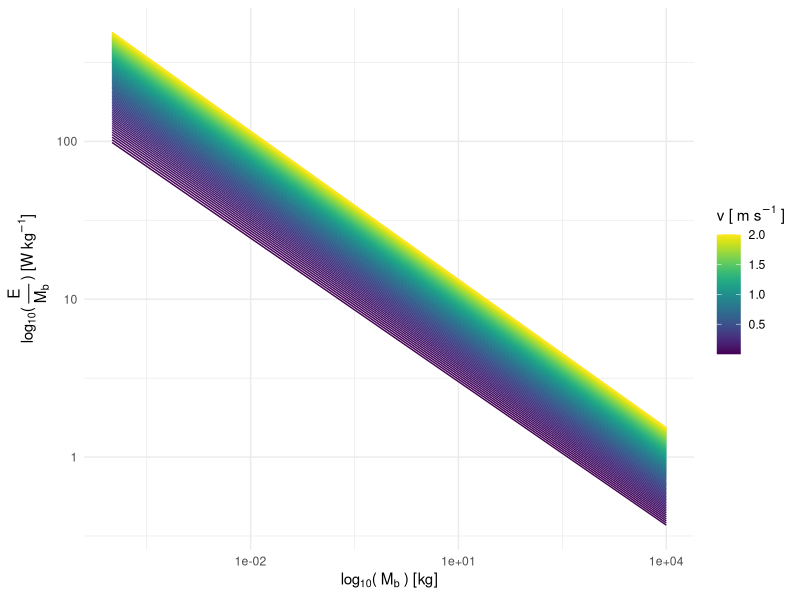
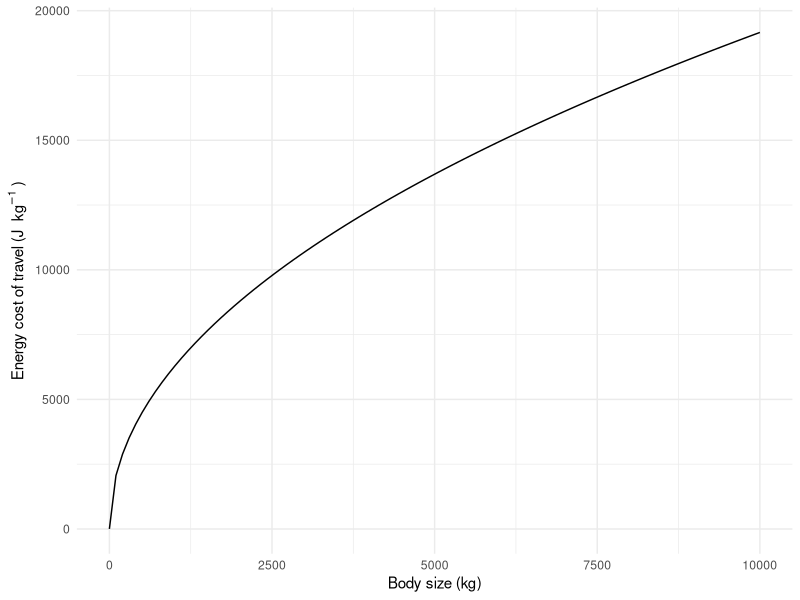
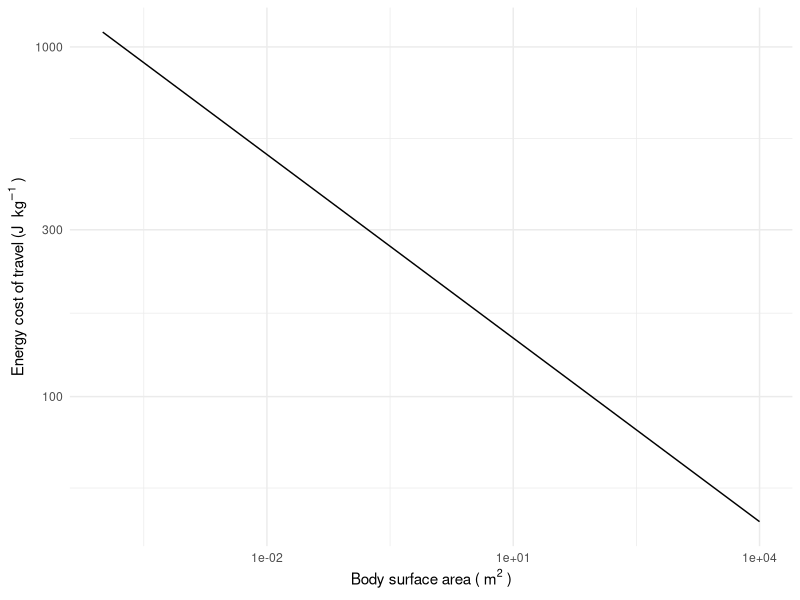

Source code (R) for these figures, in order:
library(tidyverse)
theme_set(theme_minimal())

Mb = seq(0.0001, 10000, length.out = 100)
v = seq(0.001, 2, length.out = 100)
e_Mb = 10.7*(Mb^-0.316)*v + 6.03*Mb^(-0.303)

#xpand grid to view patterns
pred_grid = expand.grid(Mb = Mb,v = v) %>%data.frame %>%  mutate(e_Mb = 10.7*Mb^-0.316*v + 6.03*Mb^-0.303)

pred_grid %>%
  ggplot()+
  geom_line(aes(x = Mb, y = e_Mb, group = v, color = v))+
  viridis::scale_color_viridis()+
  scale_y_log10(name = expression(log[10]*"( "*frac("E",M[b])*" )"~"[W "*kg^-1*"]"))+
  scale_x_log10(name = expression(log[10]*"( "*M[b]*" ) [kg]"))+
  labs(color = expression("v [ m"~s^-1~"]"))

# total energy to move 1 m based on a bunch of scaling
pred_grid = pred_grid %>% mutate(eJ_m = 220*Mb^0.485,
                                 eJ_m_Mb = eJ_m/Mb,
                                 eJ_m_l = eJ_m/(Mb^0.66))

pred_grid %>%
  ggplot()+
  geom_line(aes(x = Mb, y = eJ_m))+
  scale_y_continuous(name = expression("Energy cost of travel (J "~kg^-1*" )"))+
  scale_x_continuous(name = "Body size (kg)")


pred_grid %>%
  ggplot()+
  geom_line(aes(x = Mb, y = eJ_m_l))+
  scale_y_log10(name = expression("Energy cost of travel (J "~kg^-1*" )"))+
  scale_x_log10(name = expression("Body surface area ( "*m^2*" )"))
